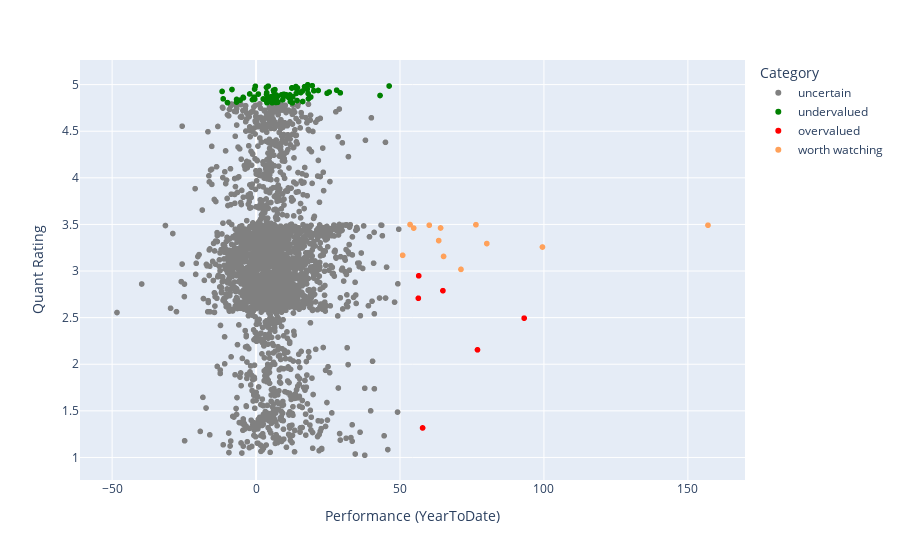

Source (notebook cell):
### Markdown cell above
YTD Performance vs. Quant Rating

### Code cell
import plotly.express as px
quant_col = daily_quant_rating_df.columns[-2]
quant_rating = daily_quant_rating_df[quant_col].reset_index().rename(columns={quant_col:'Quant Rating'})
perf = results_finvizsearch[['Ticker', 'Performance (YearToDate)']]
df = quant_rating.merge(perf, left_on='Symbol', right_on='Ticker', how='inner')
# df = df.loc[df.Ticker.isin(fu.sector_industry_member_search('Basic Materials', level='sector'))]
# Assign color based on logic:
# quant rating > 4.8 & Performance < 50 -> green
# quant rating < 3 & Performance > 50 -> red
# else -> gray
def assign_color(row):
    if (row['Quant Rating'] > 4.8) and (row['Performance (YearToDate)'] < 50):
        return 'green'
    elif (row['Quant Rating'] < 3) and (row['Performance (YearToDate)'] > 50):
        return 'red'
    elif (row['Quant Rating'] > 2.5) and (row['Quant Rating'] < 4) and (row['Performance (YearToDate)'] > 50):
        return 'yellow'
    else:
        return 'gray'

df['Color'] = df.apply(assign_color, axis=1)

px.scatter(
    df.assign(
        Color_Label=df['Color'].map({'gray': 'uncertain', 'green': 'undervalued', 'red': 'overvalued', 'yellow': 'worth watching'})
    ),
    x='Performance (YearToDate)',
    y='Quant Rating',
    hover_data=['Ticker'],
    color='Color_Label',
    color_discrete_map={'uncertain': 'gray', 'undervalued':'green', 'overvalued':'red', 'worth_watching': 'yellow'},
    category_orders={'Color_Label': ['uncertain', 'undervalued', 'overvalued', 'worth_watching']},
    labels={'Color_Label': 'Category'}
)

### Figure 1 — Plotly figure (JSON) as saved in the notebook; plotly's stock layout.template omitted (floating-point values rounded to 4 significant figures; data arrays with more than 128 entries replaced by an {"elided": "..."} marker saying what was removed)
{"data": [{"customdata": {"elided": "2757x1 str values"}, "hovertemplate": "Category=uncertain<br>Performance (YearToDate)=%{x}<br>Quant Rating=%{y}<br>Ticker=%{customdata[0]}<extra></extra>", "legendgroup": "uncertain", "marker": {"color": "gray", "symbol": "circle"}, "mode": "markers", "name": "uncertain", "showlegend": true, "type": "scattergl", "x": {"elided": "2757 float values"}, "xaxis": "x", "y": {"elided": "2757 float values"}, "yaxis": "y"}, {"customdata": [["TSM"], ["APP"], ["MU"], ["BAC"], ["PFE"], ["MRK"], ["NEM"], ["CRDO"], ["COF"], ["CLS"], ["AEM"], ["KGC"], ["GM"], ["CVE"], ["CIEN"], ["FUTU"], ["PNC"], ["COHR"], ["HUT"], ["CDE"], ["GLXY"], ["W"], ["AA"], ["AU"], ["IAG"], ["EQX"], ["GFI"], ["TTMI"], ["GH"], ["INCY"], ["RY"], ["NGD"], ["ROIV"], ["ATI"], ["SANM"], ["GRAL"], ["IVZ"], ["ABEV"], ["JLL"], ["VSAT"], ["CX"], ["SSRM"], ["PTCT"], ["DB"], ["TSEM"], ["LQDA"], ["LNC"], ["UNFI"], ["MFC"], ["PAA"], ["INDV"], ["BVN"], ["TPC"], ["GTX"], ["RYN"], ["WLDN"], ["ENVA"], ["CGAU"], ["LASR"], ["ANAB"], ["GCT"], ["DRH"], ["VRDN"], ["AUPH"], ["RIGL"], ["CIB"], ["OI"], ["CSTM"], ["NBR"], ["NUTX"], ["HG"], ["EBS"], ["KALU"], ["UPB"], ["RERE"], ["CMRE"], ["CYH"], ["NMR"], ["STRT"], ["GOLD"], ["CTRN"]], "hovertemplate": "Category=undervalued<br>Performance (YearToDate)=%{x}<br>Quant Rating=%{y}<br>Ticker=%{customdata[0]}<extra></extra>", "legendgroup": "undervalued", "marker": {"color": "green", "symbol": "circle"}, "mode": "markers", "name": "undervalued", "showlegend": true, "type": "scattergl", "x": [12.42, -9.92, 17.95, -4.38, 3.98, 5.42, 14.38, 3.63, -2.22, 6.06, 18.22, 18.08, -0.5, 6.91, 4.24, 7.48, 3.02, 6.17, 24.68, 19.01, 43.07, 17.77, 20.08, 15.56, 6.55, 3.7, 14.15, 46.23, 9.63, 6.55, -0.68, 19.52, 7.37, 9.26, 16.21, 13.85, 11.88, 5.26, 5.21, 28, 7.48, 8.9, -0.42, 0.8, 5.6, 12.47, -6.76, 4.6, 3.64, 6.07, -8.35, 25.4, 12.16, 10.24, 11.36, 29.26, -1.25, 11.76, 16.85, -4.48, 5.86, 3.79, 6.14, -6.77, -11.79, 16.08, 7.11, 21.59, 13.96, -0.25, -5.48, -11.41, 14.24, 13.81, 10.38, 2.47, 7.05, 11.92, 12.6, 17.74, 12.75], "xaxis": "x", "y": [4.963, 4.807, 4.999, 4.858, 4.855, 4.853, 4.964, 4.97, 4.9, 4.939, 4.849, 4.904, 4.952, 4.808, 4.984, 4.81, 4.843, 4.925, 4.907, 4.867, 4.883, 4.949, 4.934, 4.915, 4.946, 4.913, 4.954, 4.985, 4.897, 4.894, 4.865, 4.988, 4.82, 4.837, 4.819, 4.979, 4.852, 4.87, 4.833, 4.94, 4.877, 4.891, 4.844, 4.898, 4.805, 4.966, 4.841, 4.826, 4.895, 4.835, 4.948, 4.921, 4.859, 4.88, 4.861, 4.912, 4.838, 4.889, 4.978, 4.864, 4.814, 4.806, 4.882, 4.813, 4.927, 4.93, 4.856, 4.937, 4.906, 4.982, 4.834, 4.847, 4.829, 4.972, 4.892, 4.846, 4.888, 4.817, 4.804, 4.96, 4.868], "yaxis": "y"}, {"customdata": [["AVAV"], ["RCAT"], ["BKKT"], ["TSSI"], ["PDYN"], ["ICHR"]], "hovertemplate": "Category=overvalued<br>Performance (YearToDate)=%{x}<br>Quant Rating=%{y}<br>Ticker=%{customdata[0]}<extra></extra>", "legendgroup": "overvalued", "marker": {"color": "red", "symbol": "circle"}, "mode": "markers", "name": "overvalued", "showlegend": true, "type": "scattergl", "x": [56.51, 76.92, 93.13, 57.85, 64.91, 56.38], "xaxis": "x", "y": [2.949, 2.155, 2.494, 1.317, 2.789, 2.708], "yaxis": "y"}, {"customdata": [["BE"], ["KTOS"], ["UAMY"], ["RZLV"], ["RVMD"], ["BKSY"], ["SKYT"], ["IBRX"], ["UCTT"], ["ELVN"], ["ERAS"], ["VTYX"]], "hovertemplate": "Category=worth watching<br>Performance (YearToDate)=%{x}<br>Quant Rating=%{y}<br>Ticker=%{customdata[0]}<extra></extra>", "legendgroup": "worth watching", "marker": {"color": "#FFA15A", "symbol": "circle"}, "mode": "markers", "name": "worth watching", "showlegend": true, "type": "scattergl", "x": [60.17, 64.09, 65.14, 80.16, 54.76, 50.93, 76.38, 99.49, 71.18, 63.44, 157.0, 53.49], "xaxis": "x", "y": [3.492, 3.462, 3.157, 3.295, 3.461, 3.169, 3.497, 3.258, 3.018, 3.326, 3.491, 3.499], "yaxis": "y"}], "layout": {"legend": {"title": {"text": "Category"}, "tracegroupgap": 0}, "margin": {"t": 60}, "xaxis": {"anchor": "y", "domain": [0, 1], "title": {"text": "Performance (YearToDate)"}}, "yaxis": {"anchor": "x", "domain": [0, 1], "title": {"text": "Quant Rating"}}}}
